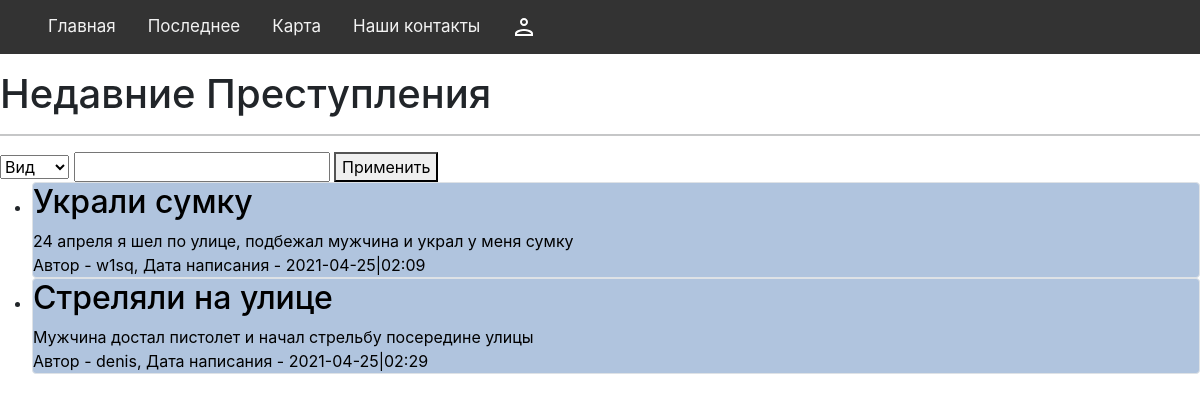
Before: /crimes with the older database file.
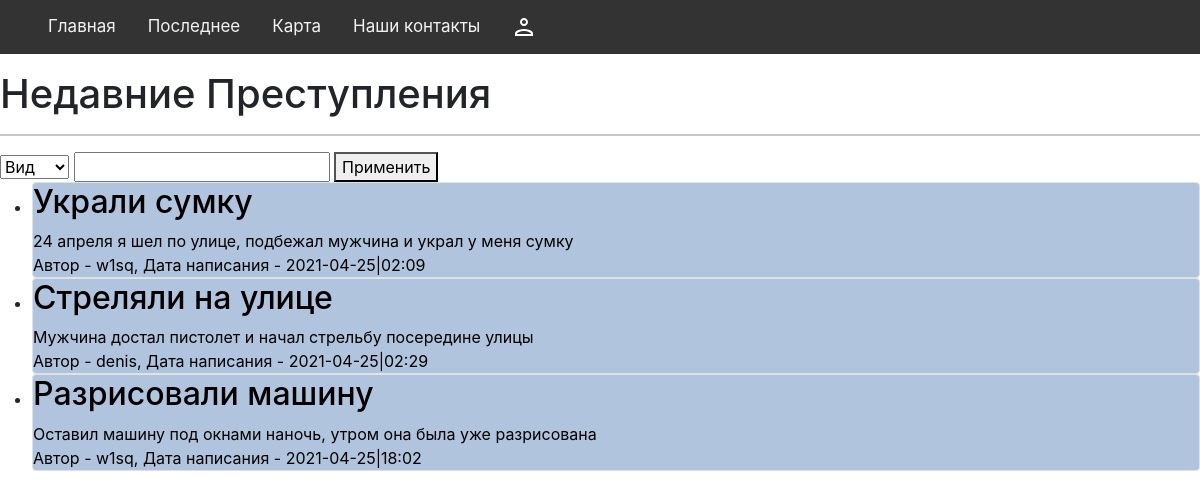
After: the same page with the newer database file.
### data/crimes.py (models this page shows)
class Crimes(SqlAlchemyBase):
    __tablename__ = "crimes"
    id = sqlalchemy.Column(sqlalchemy.Integer, primary_key=True, autoincrement=True)
    kind = sqlalchemy.Column(sqlalchemy.String, nullable=True)
    title = sqlalchemy.Column(sqlalchemy.String, nullable=True)
    adress = sqlalchemy.Column(sqlalchemy.String, nullable=True)
    content = sqlalchemy.Column(sqlalchemy.String, nullable=True)
    created_date = sqlalchemy.Column(sqlalchemy.DateTime, default=datetime.datetime.now)
    user_id = sqlalchemy.Column(sqlalchemy.Integer, sqlalchemy.ForeignKey("users.id"))
    user = orm.relation("User")

### data/users.py (models this page shows, shortened)
class User(SqlAlchemyBase):
    __tablename__ = "users"
    id = sqlalchemy.Column(sqlalchemy.Integer, primary_key=True, autoincrement=True)
    name = sqlalchemy.Column(sqlalchemy.String, nullable=True)
    email = sqlalchemy.Column(sqlalchemy.String, index=True, unique=True, nullable=True)
    hashed_password = sqlalchemy.Column(sqlalchemy.String, nullable=True)
    created_date = sqlalchemy.Column(sqlalchemy.DateTime, default=datetime.datetime.now)
    news = orm.relation("Crimes", back_populates="user")
    questions = orm.relation("Questions", back_populates="user")

### app.py (the view)
@app.route("/crimes", methods=["POST", "GET"])
def listofcrimes():
    db_sess = db_session.create_session()
    if request.method == "POST" and request.form["filter_written"]:
        option = request.form["filter"].lower()
        user_input = str(request.form["filter_written"]).lower()
        print(option, user_input)
        if option == "вид":
            typ = user_input[0].upper() + user_input[1:]
            crimes = db_sess.query(Crimes).filter(Crimes.kind.like(f"%{typ}%")).all()
        elif option == "автор":
            author_id = db_sess.query(User).filter(User.name == user_input).first().id
            crimes = (
                db_sess.query(Crimes)
                .filter(Crimes.user_id.like(f"%{author_id}%"))
                .all()
            )
        elif option == "дата":
            crimes = (
                db_sess.query(Crimes)
                .filter(Crimes.created_date.like(f"%{user_input}%"))
                .all()
            )
    else:
        crimes = db_sess.query(Crimes).all()
    return render_template(
        "listofcrimes.html", login=logged, crimes=crimes, user_data=user_data
    )

### data/db_session.py (called while the page is built)
def create_session() -> Session:
    global __factory
    return __factory()

### templates/listofcrimes.html (shortened to what this page needs)
{% extends 'base.html' %}
{% block content %}
<h1>Недавние Преступления</h1>
<hr>
<form method="POST" role="form">
    <select id='filter' name='filter'>
        <option>Вид</option>
    </select>
    <input id='filter_written' name='filter_written'>
    <button type="submit">Применить</button>
</form>
{% if not crimes %}
<h3>Ничего не найдено</h3>
{% else %}
<ul>
    {% for item in crimes %} <li>
        <a href="/crimes/{{item.id}}" style="color: black;">
            {% if item.user_id == user_data.id %}
            <div class="col-md6 border rounded" name='crime' id='crime' style="background-color: lightgreen ;">
                <div class="col-md6 border rounded" name='crime' id='crime' style="background-color: black ;"></div>
                <h2>{{item.title}}</h2>
                <div>
                    {{item.content}}
                </div>
                <div>
                    Автор - {{item.user.name}}, Дата написания - {{item.created_date.isoformat("|","minutes")}}
                </div>
                {% else %}
                <div class="col-md6 border rounded" name='crime' id='crime' style="background-color: lightsteelblue ;">
                    <h2>{{item.title}}</h2>
                    <div>
                        {{item.content}}
                    </div>
                    <div>
                        Автор - {{item.user.name}}, Дата написания - {{item.created_date.isoformat("|","minutes")}}
                    </div>
                </div>
                {% endif %}
        </a>
    </li>
    {% endfor %}
</ul>
{% endif %}
{% endblock %}

### templates/base.html (shortened to what this page needs)
<!DOCTYPE html>
<html lang="en">
<head>
    <link type="text/css" href="{{ url_for('static', filename='css/main.css') }}" rel="stylesheet">
    <link type="text/css" href="{{ url_for('static', filename='css/nav_bar.css') }}" rel="stylesheet">
    <link type="text/css" href="{{ url_for('static', filename='css/contact.css') }}" rel="stylesheet">
    <link rel="stylesheet" href="https://cdn.jsdelivr.net/npm/bootstrap@5.0.0-beta1/dist/css/bootstrap.min.css"
>
    <link rel="stylesheet" href="https://maxcdn.bootstrapcdn.com/bootstrap/4.0.0/css/bootstrap.min.css"
>
</head>
<body>
    {%- block mainmenu -%}
    <ul class="navigation">
        <a href="/">Главная</a>
        <a href="/crimes">Последнее</a>
        <a href="/map">Карта</a>
        <a href="/contact"> Наши контакты </a>
        {% if login %}
        <a href="/profile/{{user_data.id}}" class="login"><svg xmlns="http://www.w3.org/2000/svg" x="0px" y="0px"
                width="24" height="24" viewBox="0 0 172 172" style=" fill:#000000;">
                <g fill="none" fill-rule="nonzero" stroke="none" stroke-width="1" stroke-linecap="butt"
                    stroke-linejoin="miter" stroke-miterlimit="10" stroke-dasharray="" stroke-dashoffset="0"
                    font-family="none" font-weight="none" font-size="none" text-anchor="none"
                    style="mix-blend-mode: normal">
                    <path d="M0,172v-172h172v172z" fill="none"></path>
                    <g fill="#ffffff">
                        <path
                            d="M86,21.5c-15.83216,0 -28.66667,12.8345 -28.66667,28.66667c0,15.83216 12.8345,28.66667 28.66667,28.66667c15.83216,0 28.66667,-12.8345 28.66667,-28.66667c0,-15.83216 -12.8345,-28.66667 -28.66667,-28.66667zM86,100.33333c-21.52867,0 -64.5,10.80733 -64.5,32.25v17.91667h129v-17.91667c0,-21.44267 -42.97133,-32.25 -64.5,-32.25z">
                        </path>
                    </g>
                </g>
            </svg></a>
        {% else %}
        <a href="/login" class="login"></a>
        {% endif %}
    </ul>
    {% endblock mainmenu %}
    {% block content -%}
    {% endblock -%}
</body>
</html>

### static/css/nav_bar.css (style rules this page uses)
.navigation { background-color: #333; overflow: hidden; }
.navigation a { float: left; color: #f2f2f2; text-align: center; padding: 14px 16px; text-decoration: none; font-size: 17px; }
.login { left: 0px; }

Changed rows visible on the page:
added Crimes: title "Разрисовали машину", content "Оставил машину под окнами наночь, утром она была уже разрисована", user.name "w1sq", created_date "2021-04-25|18:02"
